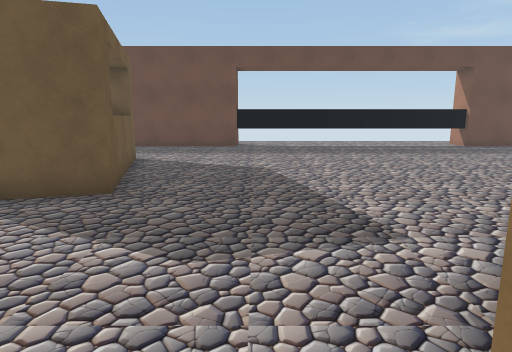
View 1 (above)

23 first-person views from a walk through a 3-D level made in the Unity game engine. The camera is 1.5 m above the floor, tilts 10° down and sees 75° across. The floor is counted in squares, 1 m on a side. Each view is taken from the middle of a square. On the plan, view 1 faces up. The plan holds only what a view shows up to about 15 squares ahead; the rest is blank. The place goes on beyond the plan. The player character is not drawn. Some animated figures are left out. Some surface patterns are stand-ins.

View 2
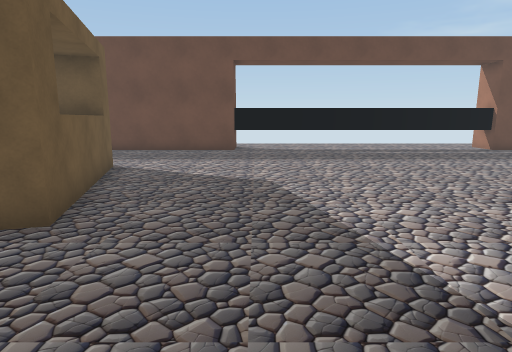

View 3
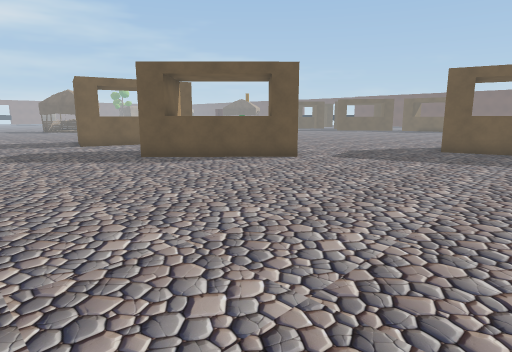

View 4
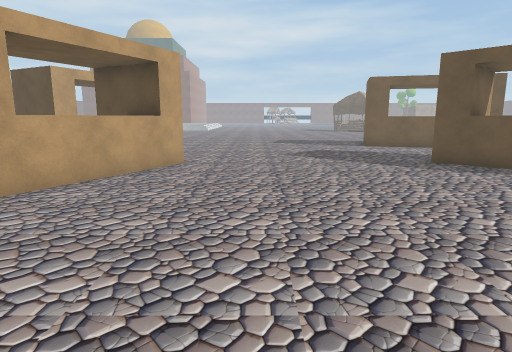

View 5
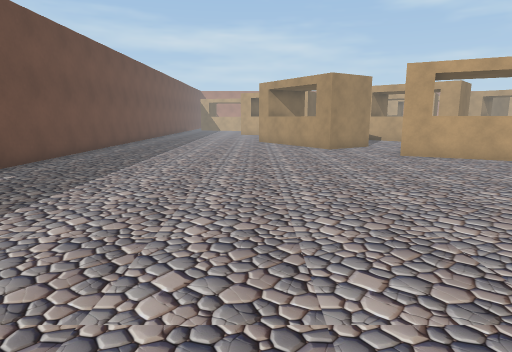

View 6
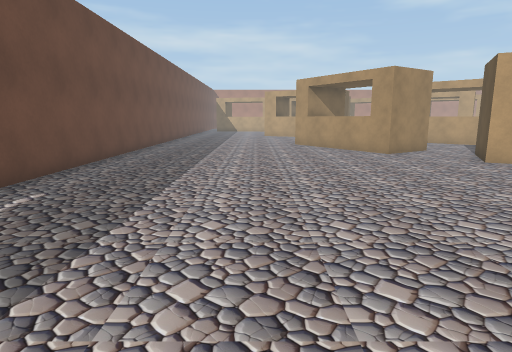

View 7
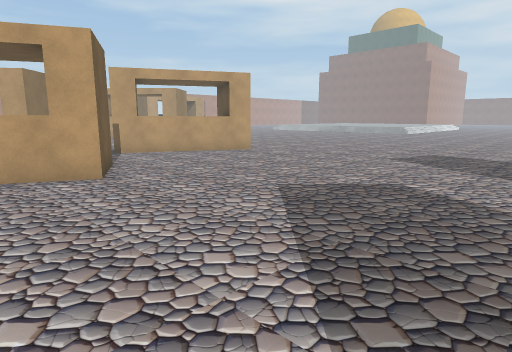

View 8
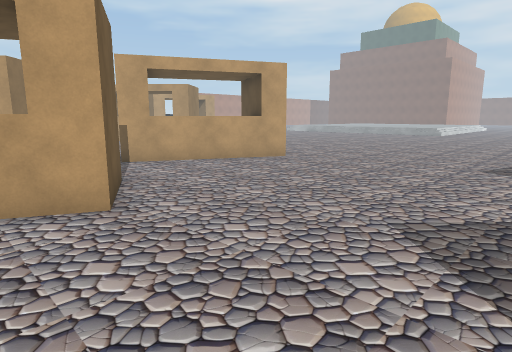

View 9
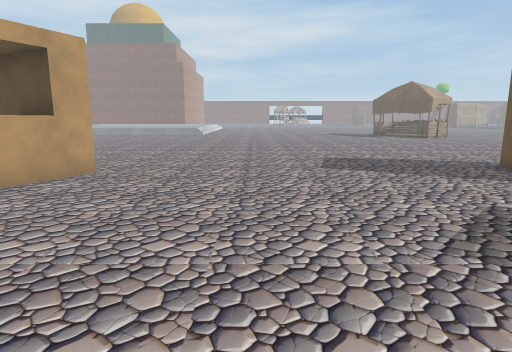

View 10
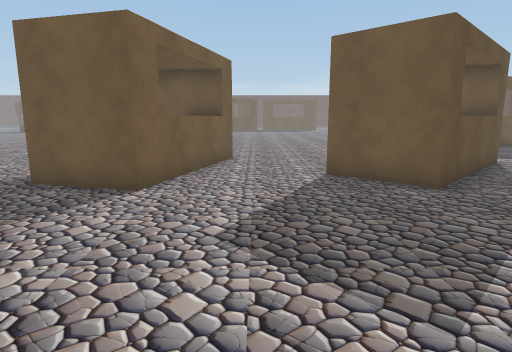

View 11
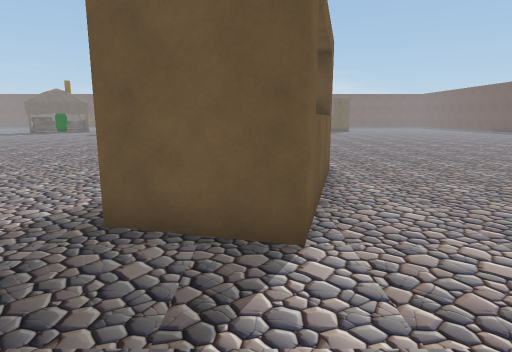

View 12
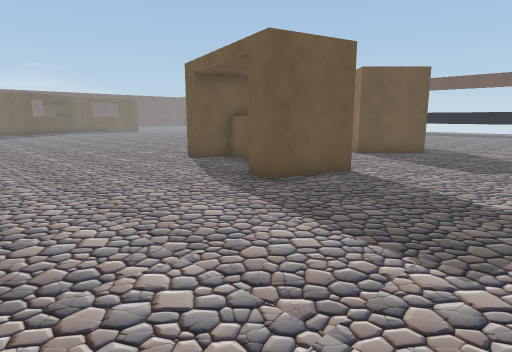

View 13
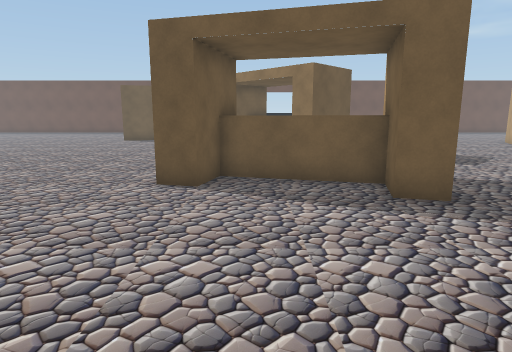

View 14
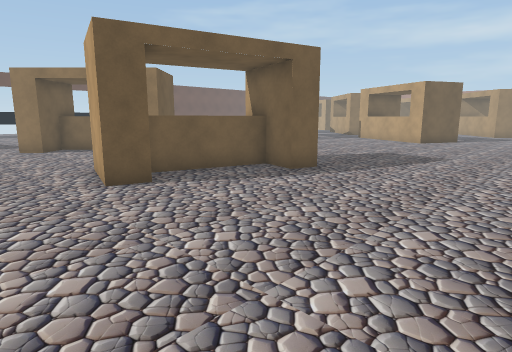

View 15
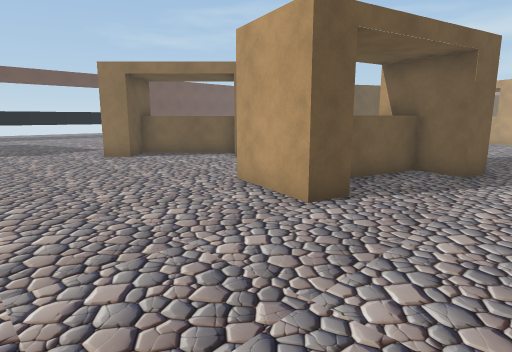

View 16
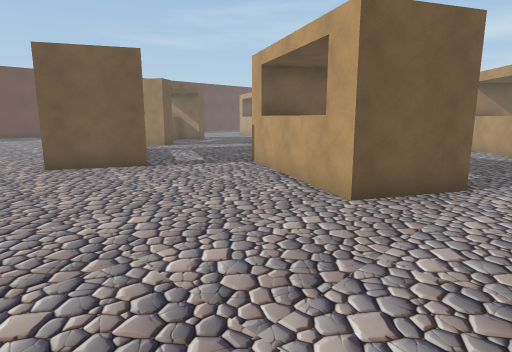

View 17
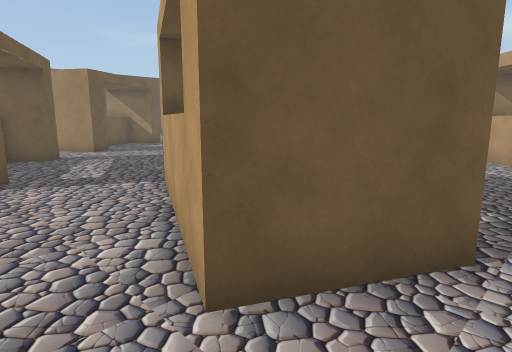

View 18
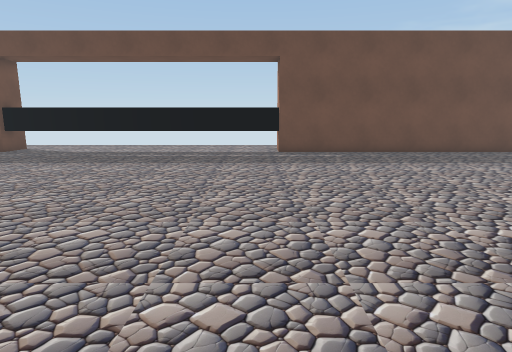

View 19
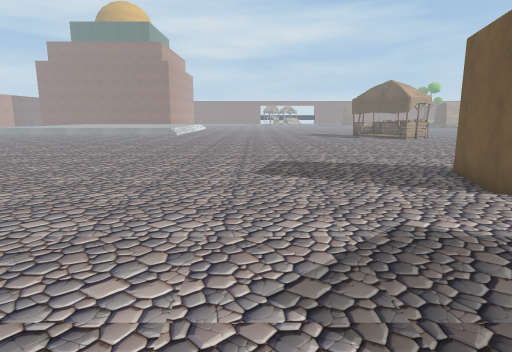

View 20
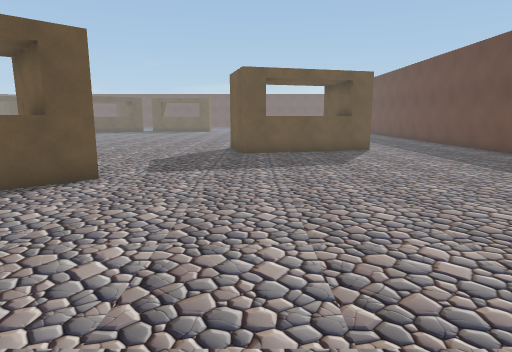

View 21
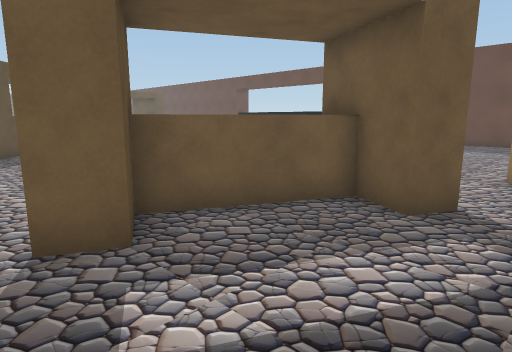

View 22
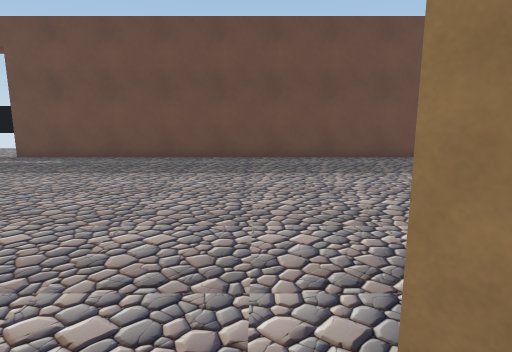

View 23
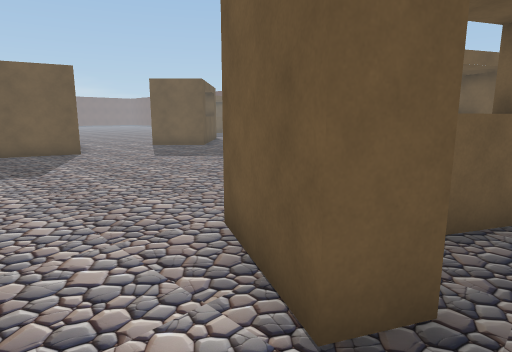

### Floor plan
Points are (right, up) in squares from view 1. A wall is a line through its corners. A room is listed if a view was taken in it or the views show most of it. See-through windows are left out.
Room 1 (views 1, 2, 3, 4, 5, 6, 7, 8, 9, 10, 11, 12, 13, 14, 15, 16, 17, 18, 19, 20, 23)
walls: (5.4, -1.4) (2.6, 1.4); (3.6, 2.4) (1.6, 0.4) (0.8, 1.2); (2.8, 3.2) (7.1, -1.1) (5.1, -3.1) (4.4, -2.4) (6.4, -0.4); (2.5, -6) (1.7, -8.8) (0.7, -8.6) (1.5, -5.9) (7.3, -7.4) (6.5, -10.1) (5.6, -9.9) (6.3, -7.1); (6, -8.5) (2, -7.5); (17.9, -2.3) (15.4, -1) (18.1, 4.3) (19.1, 3.8); (20.7, 6.5) (22.2, 7.5); (-4.4, 12.3) (-2.9, 6.5) (-4.6, 6); (11, 17.7) (-1, 17.7); (20.9, -10.3) (18.4, -9) (21.1, -3.7); (-2.6, 17.5) (-4.2, 17.5); (22.5, 17.5) (11, 17.5)
ways out: opening at (19, -3) to room 2; opening at (20, 5) to room 2; opening at (22, -10)
Room 2 (views 21, 22)
walls: (19, 2.9) (17.1, -0.9); (21.1, -3.7) (22.5, -4.4); (19.1, 3.8) (20.6, 3) (20.2, 2.2) (17.7, 3.4); (15.9, -0.1) (18.3, -1.4) (17.9, -2.3); (22.3, 4.2) (20.7, 6.5)
ways out: opening at (19, -3) to room 1; opening at (20, 5) to room 1

Positions as (right, up) in squares from view 1, and headings:
1: (0, 0), facing up
2: (0, 2), facing up
3: (13, 11), facing down-left
4: (13, 10), facing down
5: (5, 10), facing right
6: (7, 12), facing right
7: (7, 2), facing down-right
8: (10, 1), facing down-right
9: (14, 0), facing down
10: (14, -5), facing left
11: (11, -8), facing left
12: (12, -16), facing up-left
13: (3, -16), facing up
14: (-2, -16), facing up-right
15: (-4, -12), facing up-right
16: (13, -12), facing up-right
17: (17, -11), facing up-right
18: (10, 3), facing up
19: (12, -1), facing down
20: (11, 7), facing left
21: (22, -3), facing up-left
22: (20, 5), facing up
23: (22, -12), facing up-left
